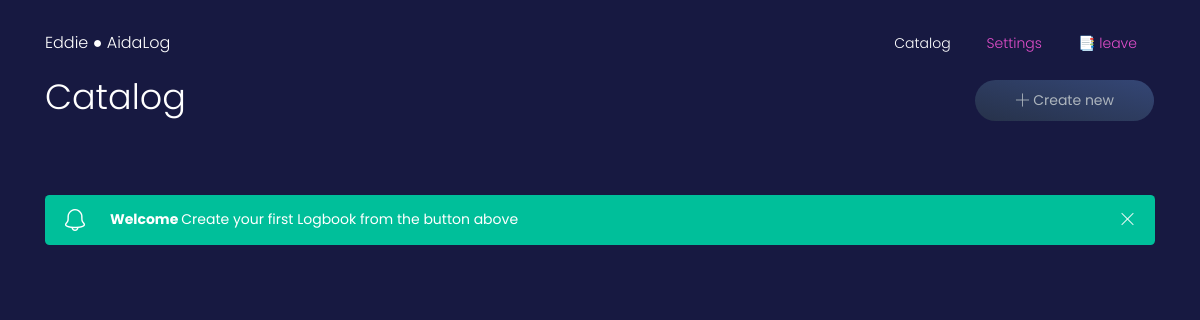
The app's page /logbook/catalog/ (signed in), older data.
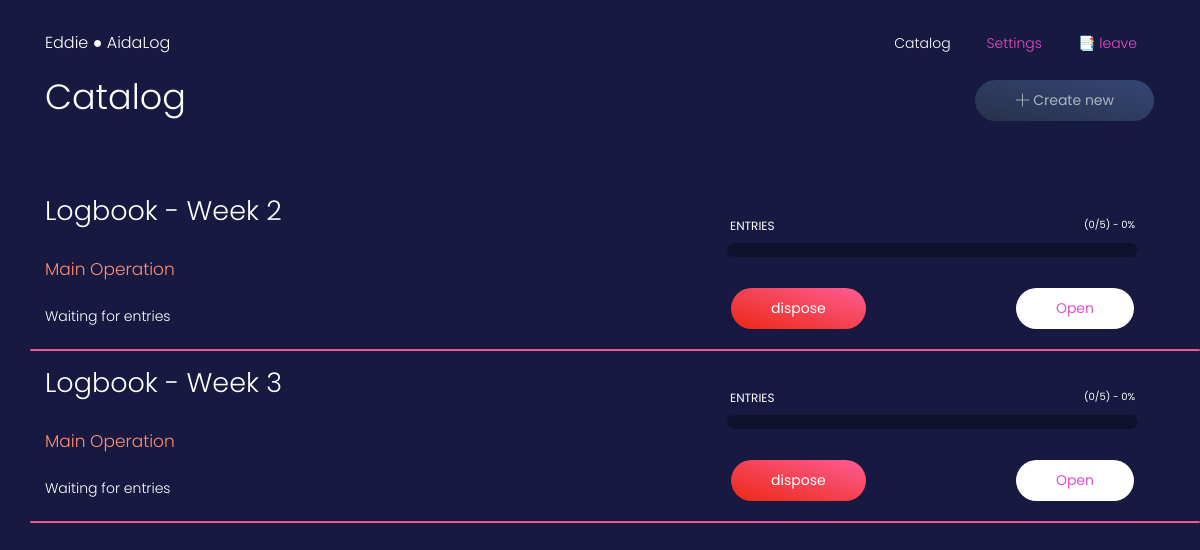
The same page, newer data.
### logbook/models.py (models this page shows, shortened)
class Logbook(models.Model):
    student = models.ForeignKey(Student, related_name='logbooks', on_delete=models.CASCADE)
    week_number = models.IntegerField()
    from_date = models.DateField()
    to_date = models.DateField()
    is_submitted = models.BooleanField(default=False)
    week_activity = models.TextField(blank=True)

### logbook/views.py (the view)
# urls.py: path('catalog/', logbook_catalog_view, name='logbook_catalog'),
def logbook_catalog_view(request):
    login_pass = is_allowed(request)
    if login_pass is not True:
        return login_pass
    if request.POST:
        return logbook_create_view(request)
    try:
        student = Student.objects.get(user=request.user)
    except Student.DoesNotExist:
        student = None
    if student is  None and request.user.is_authenticated:
        return redirect("/logbook/logbook_settings")
    logbooks = Logbook.objects.filter(student=student)
    logbook_catalog = []
    for logbook in logbooks:
        metadata = {}
        metadata['id'] = logbook.id
        metadata['week_number'] = logbook.week_number
        metadata['from_date'] = logbook.from_date
        metadata['week_activity'] = logbook.week_activity
        try:
            entries = Entry.objects.filter(logbook=logbook)
            metadata['entries'] = entries
            metadata['entry_count'] = len(entries)
            metadata['percentage'] = int((len(entries) / 5) * 100)
        except Entry.DoesNotExist:
            entries = None
        logbook_catalog.append(metadata)
    context = {
        "logbooks": logbook_catalog,
        "logbook_count": len(logbooks)
    }
    return render(request, 'logbook/logbook_list.html', context)

### logbook/views.py (called while the page is built)
def is_allowed(request):
    if request.user.is_authenticated:
        return True
    else:
        return redirect("/logbook/logbook_redirect_login")

### templates/logbook/logbook_list.html (shortened to what this page needs)
{% extends 'logbook/includes/base.html' %}
{% load static %}
{% block main_block %}
    <div class="wrapper">
        <div class="container">
            <div class="row">
                <div class="col-8">
                    <div class="display-3 font-weight-light text-white">Catalog</div>
                </div>
                <div class="col-4">
                    <div class="float-right">
                        <button class="btn btn-outline-warning btn-round" data-toggle="modal" data-target="#myModal2">
                            <span class="text-light">
                                <i class="btn-icon tim-icons icon-simple-add"></i> Create new </span>
                        </button>
                    </div>
                </div>
            </div>
        </div>
        <div class="main">
            <div class="section">
                <div class="container">
                    {% if logbook_count == 0 %}
                        <div class="alert alert-success alert-with-icon">
                            <button type="button" aria-hidden="true" class="close" data-dismiss="alert" aria-label="Close">
                            <i class="tim-icons icon-simple-remove"></i>
                            </button>
                            <span data-notify="icon" class="tim-icons icon-bell-55"></span>
                            <span>
                            <b> Welcome </b> Create your first Logbook from the button above </span>
                        </div>
                    {% else %}
                        {% for logbook in logbooks %}
                            <div class="row justify-content-between">
                                <div class="col-lg-5 mb-5 mb-lg-0 ">
                                    <h2 class="text-white font-weight-light">Logbook - Week {{ logbook.week_number }}</h2>
                                    <h4 class="text-warning font-weight-light">Main Operation</h4>
                                    <p class="text-white mt-4">
                                        {{logbook.week_activity}}
                                    </p>
                                </div>
                                <div class="col-lg-5 mb-lg-0">
                                    <div class="card-plain">
                                        <div class="card-body">
                                            <div class="progress-container progress-primary">
                                                <span class="progress-badge">Entries</span>
                                                <div class="progress">
                                                    <div class="progress-bar progress-bar-warning" role="progressbar"
                                                        aria-valuenow="{{ logbook.percentage }}" aria-valuemin="0" aria-valuemax="100"
                                                        style="width: {{ logbook.percentage }}%;">
                                                        <span class="progress-value">({{ logbook.entry_count }}/5) - {{ logbook.percentage }}%</span>
                                                    </div>
                                                </div>
                                            </div>
                                            <button class="btn btn-danger btn-round mt-4 float-left logdelete" data-toggle="modal" data-target="#myModal3" onclick="prepare({{logbook.id}})">dispose</button>
                                            <a href="{% url 'logbook_detail' logbook.id %}" class="btn btn-neutral btn-round mt-4 float-right">Open</a>
                                        </div>
                                    </div>
                                </div>
                                <hr class="bg-danger col-12">
                            </div>
                        {% endfor %}
                    {% endif %}
                </div>
            </div>
        </div>
    </div>
{% endblock %}

### templates/logbook/includes/base.html (shortened to what this page needs)
{% load static %}
{% include "logbook/includes/header.html" %}
<body>
    {% include "logbook/includes/navbar.html" %}
        {% block main_block %}
        {% endblock main_block %}
</body>
</html>

### templates/logbook/includes/header.html (shortened to what this page needs)
{% load static %}
<!DOCTYPE html>
<html lang="en">
<head>
    <link href="https://use.fontawesome.com/releases/v5.0.6/css/all.css" rel="stylesheet" type="text/css">
    <link href="{% static 'logbook/assets/css/nucleo-icons.css' %}" rel="stylesheet" type="text/css" />
    <link href="{% static 'logbook/assets/css/blk-design-system.css' %}" rel="stylesheet" type="text/css" />
</head>

### templates/logbook/includes/navbar.html (shortened to what this page needs)
<nav class="navbar navbar-expand-lg navbar-transparent">
    <div class="container">
        <div class="navbar-translate">
            <a class="navbar-brand" href="{% url 'logbook_home' %}">{{request.user.username}} ● AidaLog</a>
        </div>
        <div class="collapse navbar-collapse" id="example-navbar-primary">
            <ul class="navbar-nav ml-auto">
                {% if user.is_authenticated %}
                <li class="nav-item active">
                    <a class="nav-link" href="{% url 'logbook_catalog' %}">
                        Catalog
                    </a>
                </li>
                <li class="nav-item">
                    <a class="nav-link text-primary" href="{% url 'logbook_settings' %}">
                        Settings
                    </a>
                </li>
                <li class="nav-item active">
                    <a class="nav-link text-primary" href="{% url 'logbook_logout_redirect' %}">
                        📑 leave
                    </a>
                </li>
                {% else %}
                <li class="nav-item active">
                    <a class="btn text-primary" role="button" href="{% url 'logbook_redirect_login' %}">log in</a>
                </li>
                {% endif %}
            </ul>
        </div>
    </div>
</nav>

### templates/logbook/includes/scripts.html (shortened to what this page needs)
{% load static %}

Row changes from the older to the newer data that the page shows:
added Logbook: week_number "2", week_activity "Waiting for entries", entry_count "0", percentage "0"
added Logbook: week_number "3", week_activity "Waiting for entries", entry_count "0", percentage "0"
Text that changed along with them:
text no longer shown: "Welcome Create your first Logbook from the button above"
